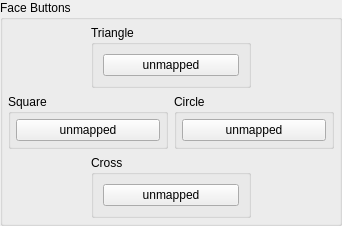
            <widget class="QGroupBox" name="gb_face_buttons">
             <property name="sizePolicy">
              <sizepolicy hsizetype="Expanding" vsizetype="Fixed">
               <horstretch>0</horstretch>
               <verstretch>0</verstretch>
              </sizepolicy>
             </property>
             <property name="title">
              <string>Face Buttons</string>
             </property>
             <layout class="QVBoxLayout" name="gb_face_buttons_layout">
              <property name="leftMargin">
               <number>5</number>
              </property>
              <property name="topMargin">
               <number>5</number>
              </property>
              <property name="rightMargin">
               <number>5</number>
              </property>
              <property name="bottomMargin">
               <number>5</number>
              </property>
              <item>
               <widget class="QWidget" name="widget_triangle" native="true">
                <layout class="QHBoxLayout" name="widget_triangle_layout">
                 <property name="leftMargin">
                  <number>0</number>
                 </property>
                 <property name="topMargin">
                  <number>0</number>
                 </property>
                 <property name="rightMargin">
                  <number>0</number>
                 </property>
                 <property name="bottomMargin">
                  <number>0</number>
                 </property>
                 <item>
                  <widget class="QGroupBox" name="gb_triangle">
                   <property name="sizePolicy">
                    <sizepolicy hsizetype="Preferred" vsizetype="Fixed">
                     <horstretch>0</horstretch>
                     <verstretch>0</verstretch>
                    </sizepolicy>
                   </property>
                   <property name="minimumSize">
                    <size>
                     <width>160</width>
                     <height>0</height>
                    </size>
                   </property>
                   <property name="maximumSize">
                    <size>
                     <width>0</width>
                     <height>16777215</height>
                    </size>
                   </property>
                   <property name="title">
                    <string>Triangle</string>
                   </property>
                   <layout class="QVBoxLayout" name="verticalLayout_3">
                    <item>
                     <widget class="QRightClickButton" name="TriangleButton">
                      <property name="focusPolicy">
                       <enum>Qt::FocusPolicy::NoFocus</enum>
                      </property>
                      <property name="text">
                       <string>unmapped</string>
                      </property>
                     </widget>
                    </item>
                   </layout>
                  </widget>
                 </item>
                </layout>
               </widget>
              </item>
              <item>
               <layout class="QHBoxLayout" name="layout_square_circle">
                <item>
                 <widget class="QGroupBox" name="gb_square">
                  <property name="minimumSize">
                   <size>
                    <width>160</width>
                    <height>0</height>
                   </size>
                  </property>
                  <property name="title">
                   <string>Square</string>
                  </property>
                  <layout class="QVBoxLayout" name="gb_square_layout">
                   <property name="leftMargin">
                    <number>5</number>
                   </property>
                   <property name="topMargin">
                    <number>5</number>
                   </property>
                   <property name="rightMargin">
                    <number>5</number>
                   </property>
                   <property name="bottomMargin">
                    <number>5</number>
                   </property>
                   <item>
                    <widget class="QRightClickButton" name="SquareButton">
                     <property name="focusPolicy">
                      <enum>Qt::FocusPolicy::NoFocus</enum>
                     </property>
                     <property name="text">
                      <string>unmapped</string>
                     </property>
                    </widget>
                   </item>
                  </layout>
                 </widget>
                </item>
                <item>
                 <widget class="QGroupBox" name="gb_circle">
                  <property name="minimumSize">
                   <size>
                    <width>160</width>
                    <height>0</height>
                   </size>
                  </property>
                  <property name="title">
                   <string>Circle</string>
                  </property>
                  <layout class="QVBoxLayout" name="gb_circle_layout">
                   <property name="leftMargin">
                    <number>5</number>
                   </property>
                   <property name="topMargin">
                    <number>5</number>
                   </property>
                   <property name="rightMargin">
                    <number>5</number>
                   </property>
                   <property name="bottomMargin">
                    <number>5</number>
                   </property>
                   <item>
                    <widget class="QRightClickButton" name="CircleButton">
                     <property name="focusPolicy">
                      <enum>Qt::FocusPolicy::NoFocus</enum>
                     </property>
                     <property name="text">
                      <string>unmapped</string>
                     </property>
                    </widget>
                   </item>
                  </layout>
                 </widget>
                </item>
               </layout>
              </item>
              <item>
               <widget class="QWidget" name="widget_cross" native="true">
                <layout class="QHBoxLayout" name="widget_cross_layout">
                 <property name="leftMargin">
                  <number>0</number>
                 </property>
                 <property name="topMargin">
                  <number>0</number>
                 </property>
                 <property name="rightMargin">
                  <number>0</number>
                 </property>
                 <property name="bottomMargin">
                  <number>0</number>
                 </property>
                 <item>
                  <widget class="QGroupBox" name="gb_cross">
                   <property name="minimumSize">
                    <size>
                     <width>160</width>
                     <height>0</height>
                    </size>
                   </property>
                   <property name="maximumSize">
                    <size>
                     <width>124</width>
                     <height>16777215</height>
                    </size>
                   </property>
                   <property name="title">
                    <string>Cross</string>
                   </property>
                   <layout class="QVBoxLayout" name="verticalLayout_5">
                    <item>
                     <widget class="QRightClickButton" name="CrossButton">
                      <property name="focusPolicy">
                       <enum>Qt::FocusPolicy::NoFocus</enum>
                      </property>
                      <property name="text">
                       <string>unmapped</string>
                      </property>
                     </widget>
                    </item>
                   </layout>
                  </widget>
                 </item>
                </layout>
               </widget>
              </item>
             </layout>
            </widget>
